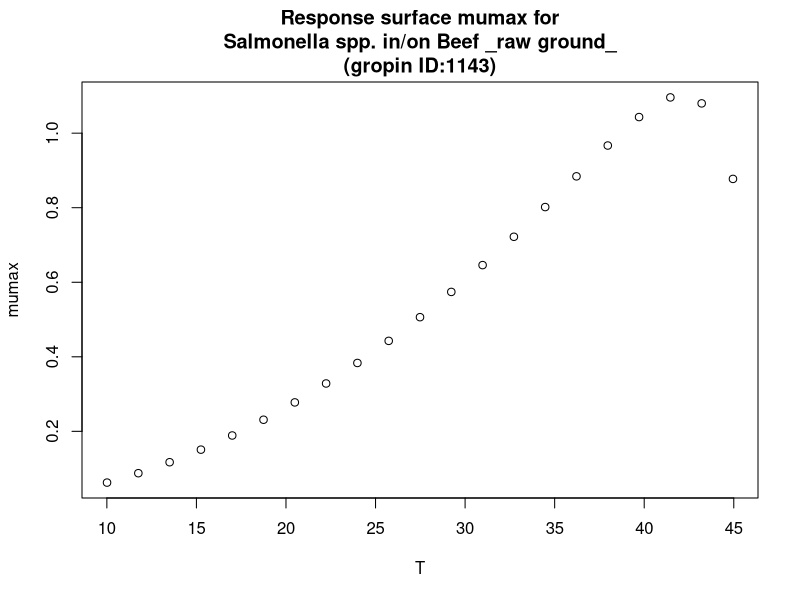

Write the R code that produced this figure.
#############################
# start of Parameter script
#############################
T <- seq(10.01,44.955044955045,length.out=21)
#############################
# end of Parameter script
#############################
############################# 
# start of Model script Gropin ID 1143 
#############################
 
# constant coefficients for this model
 
variables <- data.frame(T)
argumentsPar <- expand.grid(variables)
 
# heart of the model
response_surface <- function(T) {
   mumax <-6.98*(10^-4)*((T-0.55)^2)*(1-exp(0.506*(T-46.96)))

return(mumax=mumax)
} 

# output parameters
responseSurface <- cbind(argumentsPar,response_surface(argumentsPar['T']))
colnames(responseSurface) <- c(colnames(argumentsPar),'mumax')
#############################
# End of Model script
#############################
############################# 
# start of Visualisation script Gropin ID 1143 
#############################
plot(T,responseSurface$'mumax',xlab='T',
                          ylab='mumax',main='Response surface mumax for
Salmonella spp. in/on Beef _raw ground_
(gropin ID:1143)')
#############################
# End of Visualisation script
#############################
